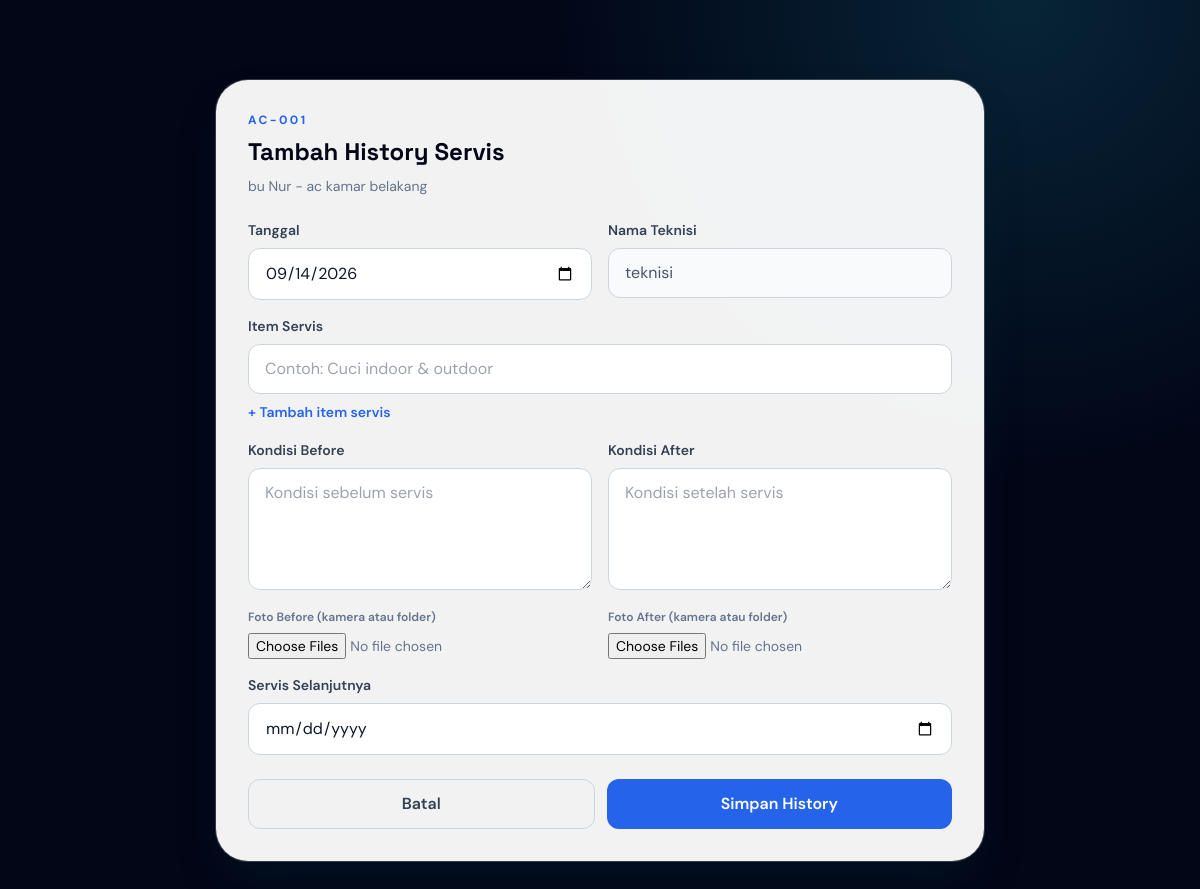
/unit/AC-001/tambah-history (signed in), run on the app's committed database.
### tables this page shows
CREATE TABLE unit_servis (
            id INTEGER PRIMARY KEY AUTOINCREMENT,
            kode_unik TEXT UNIQUE,
            nama_pelanggan TEXT NOT NULL,
            no_hp TEXT,
            mode TEXT NOT NULL,
            unit TEXT NOT NULL,
            status TEXT NOT NULL,
            tgl_servis TEXT,
            tgl_next_servis TEXT
        , foto_perangkat TEXT);

### main.py (the view)
@app.get("/unit/{kode_unik}/tambah-history")
def halaman_tambah_history(request: Request, kode_unik: str):
    role, _ = get_current_user(request)
    if role not in {"teknisi", "superuser"}:
        return RedirectResponse("/login/teknisi", status_code=303)
    conn = get_db_connection()
    unit = conn.execute("SELECT * FROM unit_servis WHERE kode_unik = ?", (kode_unik,)).fetchone()
    conn.close()
    if not unit:
        return templates.TemplateResponse(
            request=request,
            name="aksi.html",
            context={"judul": "Perangkat Tidak Ditemukan", "pesan": "Kode perangkat tidak terdaftar.", "dashboard_url": get_dashboard_url(request)},
            status_code=404,
        )
    return templates.TemplateResponse(
        request=request,
        name="tambah_history.html",
        context={
            "unit": unit,
            "tanggal_sekarang": datetime.now().strftime("%Y-%m-%d"),
            "nama_teknisi": request.cookies.get("technician_username", TECHNICIAN_USERNAME),
        },
    )

### templates/tambah_history.html (shortened to what this page needs)
<!DOCTYPE html>
<html lang="id">
<head>
    <script src="https://cdn.tailwindcss.com"></script>
</head>
<body class="min-h-screen bg-slate-950 p-4 text-slate-900 md:p-8" style="font-family: 'DM Sans', sans-serif; background-image: radial-gradient(circle at 85% 0%, rgba(34,211,238,.15), transparent 30rem);">
    <main class="mx-auto mt-8 max-w-3xl md:mt-12">
        <section class="rounded-[2rem] bg-white/95 p-7 shadow-2xl shadow-cyan-950/30 ring-1 ring-white/20 md:p-8">
            <p class="text-xs font-bold uppercase tracking-[0.2em] text-blue-600">{{ unit.kode_unik }}</p>
            <h1 class="mt-2 text-2xl font-bold text-slate-950" style="font-family: 'Space Grotesk', sans-serif;">Tambah History Servis</h1>
            <p class="text-sm text-slate-500 mt-2">{{ unit.nama_pelanggan }} - {{ unit.unit }}</p>
            <form method="post" enctype="multipart/form-data" action="/unit/{{ unit.kode_unik }}/tambah-history" class="mt-6 grid grid-cols-1 md:grid-cols-2 gap-4">
                <div>
                    <label for="tanggal" class="block text-sm font-semibold text-slate-700 mb-2">Tanggal</label>
                    <input id="tanggal" name="tanggal" type="date" value="{{ tanggal_sekarang }}" required class="w-full px-4 py-3 rounded-xl border border-slate-300 focus:outline-none focus:ring-2 focus:ring-blue-500">
                </div>
                <div>
                    <label for="nama_teknisi" class="block text-sm font-semibold text-slate-700 mb-2">Nama Teknisi</label>
                    <input id="nama_teknisi" name="nama_teknisi" value="{{ nama_teknisi }}" readonly required class="w-full px-4 py-3 rounded-xl border border-slate-300 bg-slate-50 text-slate-600 focus:outline-none">
                </div>
                <div class="md:col-span-2">
                    <label class="block text-sm font-semibold text-slate-700 mb-2">Item Servis</label>
                    <div id="service-items" class="space-y-2">
                        <input name="item_servis" required placeholder="Contoh: Cuci indoor & outdoor" class="w-full px-4 py-3 rounded-xl border border-slate-300 focus:outline-none focus:ring-2 focus:ring-blue-500">
                    </div>
                    <button type="button" id="add-service-item" class="mt-2 text-sm font-semibold text-blue-600 hover:text-blue-700">+ Tambah item servis</button>
                </div>
                <div>
                    <label for="kondisi_before" class="block text-sm font-semibold text-slate-700 mb-2">Kondisi Before</label>
                    <textarea id="kondisi_before" name="kondisi_before" required rows="4" placeholder="Kondisi sebelum servis" class="w-full px-4 py-3 rounded-xl border border-slate-300 focus:outline-none focus:ring-2 focus:ring-blue-500"></textarea>
                    <label for="foto_before" class="block text-xs font-semibold text-slate-500 mt-3 mb-2">Foto Before (kamera atau folder)</label>
                    <input id="foto_before" name="foto_before" type="file" accept="image/*" capture="environment" multiple class="w-full text-sm text-slate-500">
                </div>
                <div>
                    <label for="kondisi_after" class="block text-sm font-semibold text-slate-700 mb-2">Kondisi After</label>
                    <textarea id="kondisi_after" name="kondisi_after" required rows="4" placeholder="Kondisi setelah servis" class="w-full px-4 py-3 rounded-xl border border-slate-300 focus:outline-none focus:ring-2 focus:ring-blue-500"></textarea>
                    <label for="foto_after" class="block text-xs font-semibold text-slate-500 mt-3 mb-2">Foto After (kamera atau folder)</label>
                    <input id="foto_after" name="foto_after" type="file" accept="image/*" capture="environment" multiple class="w-full text-sm text-slate-500">
                </div>
                <div class="md:col-span-2">
                    <label for="servis_selanjutnya" class="block text-sm font-semibold text-slate-700 mb-2">Servis Selanjutnya</label>
                    <input id="servis_selanjutnya" name="servis_selanjutnya" type="date" required class="w-full px-4 py-3 rounded-xl border border-slate-300 focus:outline-none focus:ring-2 focus:ring-blue-500">
                </div>
                <div class="md:col-span-2 flex flex-col-reverse sm:flex-row gap-3 pt-2">
                    <a href="/unit/{{ unit.kode_unik }}" class="w-full text-center border border-slate-300 hover:bg-slate-50 text-slate-700 font-semibold py-3 rounded-xl">Batal</a>
                    <button type="submit" class="w-full bg-blue-600 hover:bg-blue-700 text-white font-semibold py-3 rounded-xl">Simpan History</button>
                </div>
            </form>
        </section>
    </main>
</body>
</html>

### data on the page
unit_servis: kode_unik "AC-001", nama_pelanggan "bu Nur", unit "ac kamar belakang"
